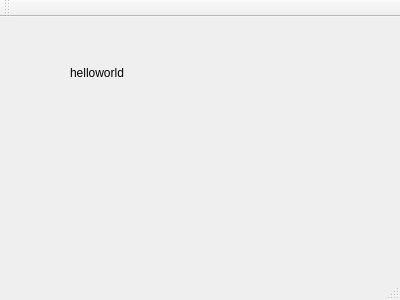
<?xml version="1.0" encoding="UTF-8"?>
<ui version="4.0">
 <class>MainWindow</class>
 <widget class="QMainWindow" name="MainWindow">
  <property name="geometry">
   <rect>
    <x>0</x>
    <y>0</y>
    <width>400</width>
    <height>300</height>
   </rect>
  </property>
  <property name="windowTitle">
   <string>MainWindow</string>
  </property>
  <widget class="QWidget" name="centralWidget">
   <widget class="QLabel" name="label">
    <property name="geometry">
     <rect>
      <x>70</x>
      <y>50</y>
      <width>54</width>
      <height>12</height>
     </rect>
    </property>
    <property name="text">
     <string>helloworld</string>
    </property>
   </widget>
  </widget>
  <widget class="QMenuBar" name="menuBar">
   <property name="geometry">
    <rect>
     <x>0</x>
     <y>0</y>
     <width>400</width>
     <height>23</height>
    </rect>
   </property>
  </widget>
  <widget class="QToolBar" name="mainToolBar">
   <attribute name="toolBarArea">
    <enum>TopToolBarArea</enum>
   </attribute>
   <attribute name="toolBarBreak">
    <bool>false</bool>
   </attribute>
  </widget>
  <widget class="QStatusBar" name="statusBar"/>
 </widget>
 <layoutdefault spacing="6" margin="11"/>
 <resources/>
 <connections/>
</ui>
